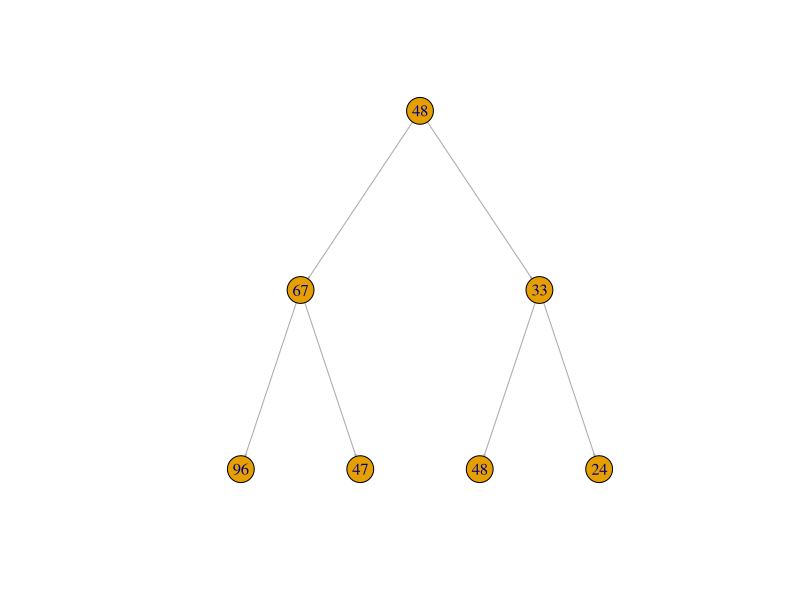
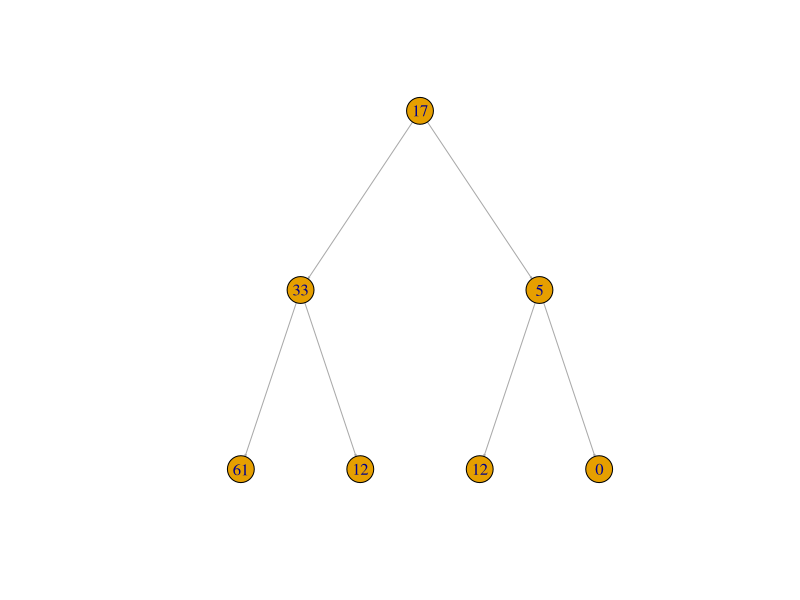

R code for these plots, in order:
#Binomial option pricing (2)
#We can expand the tree to more than 3rd depth.
#U = exp(volatility)
#D = exp(-volatility)
#p = 0.5 (We have the equal chance of making or losing money)
#Risk free rate = 0.02 => exp(0.02)
#For those who are not familiar with data structure, I deliberately used just array.
#I'll make a new code for those who are familiar with tree data structure

library(igraph)

#Define the variable
depth<-3 #How many steps (tree depth) do you want to make
rate <-0.02 #Risk Free rate
volatility <- 0.35
exercise_price <- 35
stock_price <- 47.5
upside_probability<-(exp(rate)-exp(-volatility))/(exp(volatility)-exp(-volatility))
rate <- exp(rate)
    
total_node<-2^depth-1 #Total number of node
G <- graph.tree(n=total_node, children=2) #I'll make a graph whose nodes are 7, and each node has two children
stock_tree <- (1:total_node)

stock_tree[1]<-stock_price
tree_traverse <- 2^(depth-1) -1

for(i in 1:tree_traverse) {
    #We are going to use mathematical trick to represent tree.
    stock_tree[i*2] <- stock_tree[i] * exp(volatility)
    stock_tree[i*2 + 1] <- stock_tree[i] * exp(-volatility)
}

V(G)$name <- round(stock_tree) #Name of the tree
lay <- layout.reingold.tilford(G) #It's tree. You can try other shape with other layout options
plot(G, layout=lay, vertex.size=15, edge.arrow.size=0.1) #Draw the tree.

#As opposed to the stock price, the option pricing starts out with end nodes (bottom nodes)
#I already explained the logic. Just follow it from one by one.
option_price<-(1:total_node)
bottom_node<-tree_traverse + 1

#In order to value the option, we need to calculate bottom line first.
for(i in bottom_node:total_node) {
  after_option <- stock_tree[i] - exercise_price
  
  if( after_option >0 ) {
    option_price[i] <- after_option
  } else {
    option_price[i] <- 0
  }
}

#Discount it back to current time while considering the probabilty of up and down
for(i in tree_traverse:1) {
    option_price[i]<-upside_probability*option_price[i*2]
    option_price[i]<-option_price[i]+(1-upside_probability)*option_price[i*2+1]
    option_price[i]<-option_price[i]/rate
}

V(G)$name <- round(option_price)
plot(G, layout=lay, vertex.size=15, edge.arrow.size=0.1)

